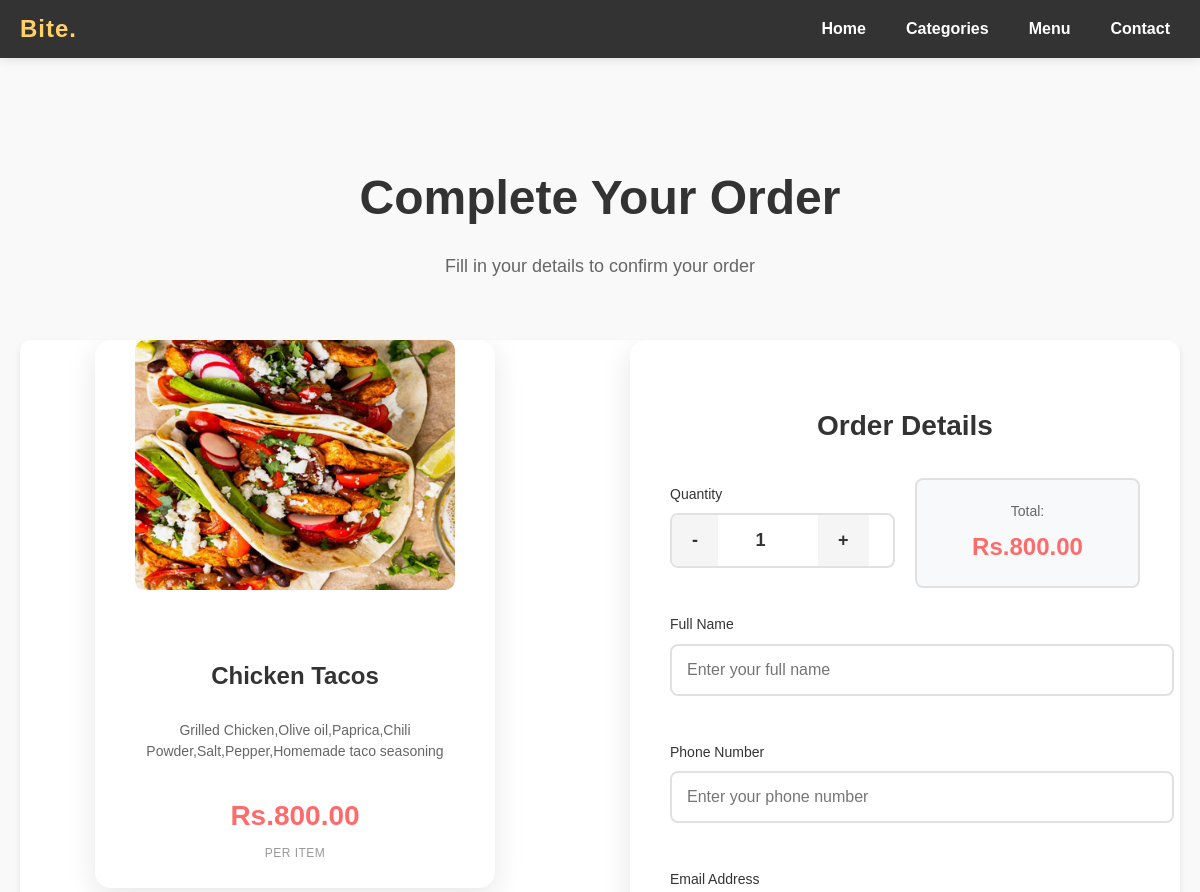
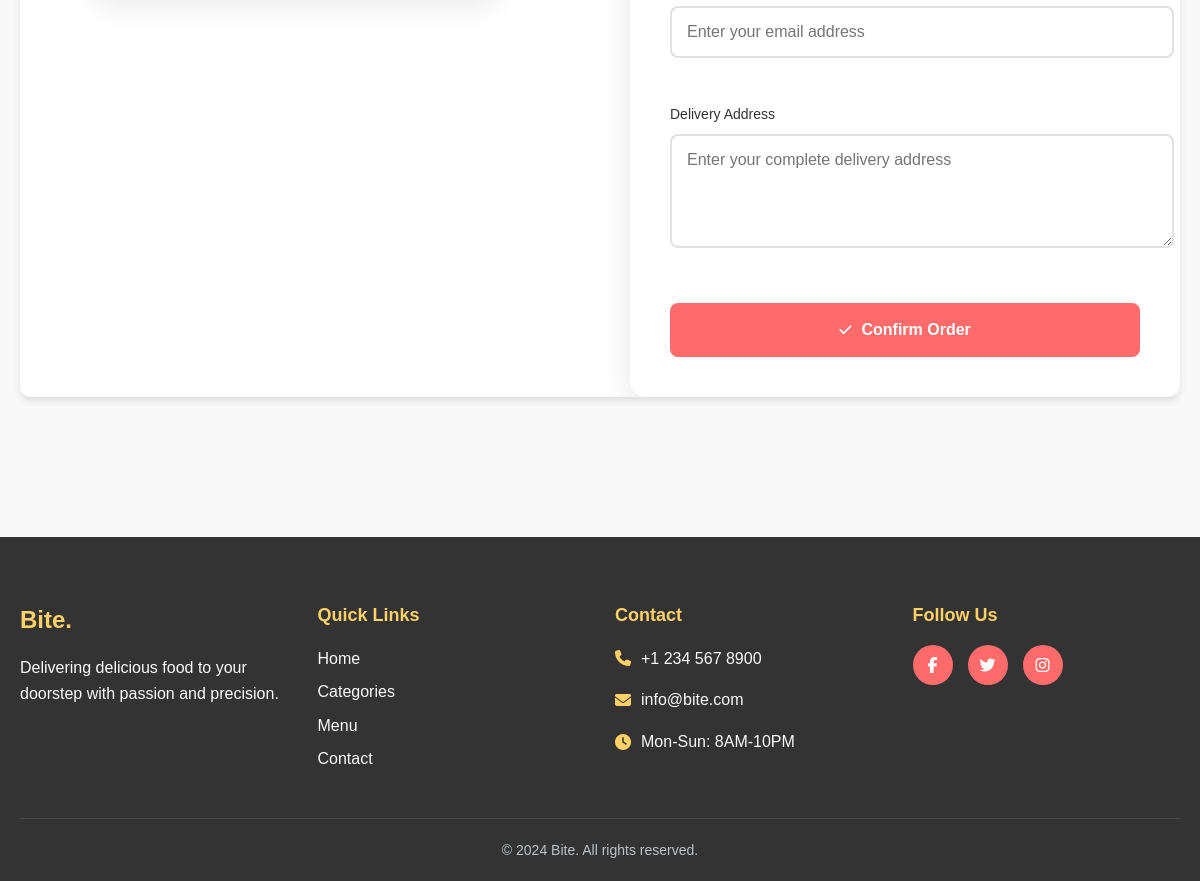
Screenshot of /order.php?food_id=10 with the database file from the repository (2 pictures, top to bottom).
### tables this page shows
CREATE TABLE `tbl_food` (
  `id` int(10) UNSIGNED NOT NULL,
  `title` varchar(100) NOT NULL,
  `description` text NOT NULL,
  `price` decimal(10,2) NOT NULL,
  `image_name` varchar(255) NOT NULL,
  `category_id` int(10) UNSIGNED NOT NULL,
  `featured` varchar(10) NOT NULL,
  `active` varchar(10) NOT NULL
);

### order.php (the view, shortened to what this page needs)
<?php
include('partials-front/menu.php');
if(isset($_GET['food_id'])) {
    $food_id = $_GET['food_id'];
    $sql = "SELECT * FROM tbl_food WHERE id=$food_id";
    $res = mysqli_query($conn, $sql);
    $count = mysqli_num_rows($res);
    if($count==1) {
        $row = mysqli_fetch_assoc($res);
        $title = $row['title'];
        $price = $row['price'];
        $image_name = $row['image_name'];
        $description = $row['description'];
    } else {
        header('location:'.SITEURL);
        exit();
    }
} else {
    header('location:'.SITEURL);
    exit();
}
?>
<header class="main-header">
    <div class="container header-container">
        <div class="logo-container">
            <h1 class="logo">Bite.</h1>
        </div>
        <nav>
            <ul>
                <li><a href="index.php">Home</a></li>
                <li><a href="categories.php">Categories</a></li>
                <li><a href="foods.php">Menu</a></li>
                <li><a href="contact.php">Contact</a></li>
            </ul>
        </nav>
    </div>
</header>
   <section class="order-section">
    <div class="container">
        <div class="order-header">
            <h1>Complete Your Order</h1>
            <p>Fill in your details to confirm your order</p>
        </div>
        <div class="order-container">
            <div class="food-preview fade-in">
                <div class="food-card">
                <?php
                if($image_name == "") {
                    echo "<div class='error'>Image not Available.</div>";
                } else {
                    ?>
                        <img src="<?php echo SITEURL; ?>images/food/<?php echo $image_name; ?>" alt="<?php echo $title; ?>" class="food-image">
                    <?php
                }
                ?>
                    <div class="food-info">
                        <h3><?php echo $title; ?></h3>
                        <p class="food-description"><?php echo $description; ?></p>
                        <div class="price-info">
                            <span class="price">Rs.<?php echo $price; ?></span>
                            <span class="per-item">per item</span>
                        </div>
                    </div>
                </div>
            </div>
            <div class="order-form-container fade-in">
                <div class="form-card">
                    <h2>Order Details</h2>
                    <form action="" method="POST" class="order-form" id="orderForm">
                        <div class="form-row">
                    <div class="form-group">
                        <label for="qty">Quantity</label>
                                <div class="quantity-input">
                                    <button type="button" class="qty-btn" onclick="decreaseQty()">-</button>
                                    <input type="number" id="qty" name="qty" value="1" min="1" max="10" required>
                                    <button type="button" class="qty-btn" onclick="increaseQty()">+</button>
                                </div>
                            </div>
                            <div class="total-display">
                                <span class="total-label">Total:</span>
                                <span class="total-amount">Rs.<span id="totalAmount"><?php echo $price; ?></span></span>
                            </div>
                    </div>
                    <div class="form-group">
                        <label for="full-name">Full Name</label>
                            <input type="text" id="full-name" name="full-name" placeholder="Enter your full name" required>
                    </div>
                    <div class="form-group">
                        <label for="contact">Phone Number</label>
                        <input type="tel" id="contact" name="contact" placeholder="Enter your phone number" required>
                    </div>
                    <div class="form-group">
                            <label for="email">Email Address</label>
                            <input type="email" id="email" name="email" placeholder="Enter your email address" required>
                    </div>
                    <div class="form-group">
                            <label for="address">Delivery Address</label>
                            <textarea id="address" name="address" rows="3" placeholder="Enter your complete delivery address" required></textarea>
                    </div>
                        <button type="submit" name="submit" class="submit-btn">
                            <i class="fas fa-check"></i>
                            <span>Confirm Order</span>
                        </button>
                </form>
                </div>
            </div>
        </div>
    </div>
</section>
<?php include('partials-front/footer.php'); ?>

### partials-front/css/styles.css (style rules this page uses)
body { font-family: "Poppins", sans-serif; line-height: 1.6; color: #333; margin: 0; padding: 0; background-color: #f9f9f9; }
.container { max-width: 1200px; margin: 0 auto; padding: 0 20px; }
.main-header { background-color: #333; padding: 10px 0; position: fixed; width: 100%; top: 0; z-index: 1000; box-shadow: 0 2px 10px rgba(0, 0, 0, 0.1); }
.header-container { display: flex; justify-content: space-between; align-items: center; }
.logo-container { display: flex; align-items: center; }
.logo { color: #ffd166; font-size: 24px; margin: 0; font-weight: 700; letter-spacing: 1px; }
nav ul { list-style-type: none; padding: 0; margin: 0; display: flex; }
nav ul li { margin-right: 20px; }
nav ul li:last-child { margin-right: 0; }
nav ul li a { color: white; text-decoration: none; font-weight: 600; transition: color 0.3s ease; font-size: 16px; padding: 5px 10px; border-radius: 5px; }
.food-description { padding: 0 12px 12px; font-size: 14px; color: #666; }
.food-info { padding: 20px; display: flex; flex-direction: column; align-items: center; text-align: center; flex-grow: 1; }
.food-description { font-size: 14px; color: #666; margin-bottom: 20px; line-height: 1.5; flex-grow: 1; }
.order-section { padding: 80px 0; background-color: #f9f9f9; }
.order-container { display: flex; background-color: #fff; border-radius: 10px; overflow: hidden; box-shadow: 0 4px 6px rgba(0, 0, 0, 0.1); }
.food-image { width: 100%; max-width: 320px; height: 220px; object-fit: cover; border-radius: 10px; display: block; margin: 0 auto 18px auto; background: #f9f9f9; }
.order-form .form-group { margin-bottom: 20px; }
.order-form label { display: block; margin-bottom: 5px; font-weight: 600; }
.order-form input, .order-form textarea { width: 100%; padding: 10px; border: 1px solid #ddd; border-radius: 5px; font-size: 16px; }
.order-form textarea { resize: vertical; }
.food-image { animation: slideInLeft 0.8s ease-out; }
.food-info { padding: 20px; }
.food-description { font-size: 14px; color: #666; margin-bottom: 15px; }
.food-info, .trending-item, .food-item { display: flex; flex-direction: column; align-items: center; }
.food-info { align-items: center; justify-content: center; text-align: center; }
.food-info, .food-item, .trending-item { display: flex; flex-direction: column; align-items: center; justify-content: center; text-align: center; }

### rows the page displays
tbl_food: image_name (picture), title "Chicken Tacos", description "Grilled Chicken,Olive oil,Paprica,Chili Powder,Salt,Pepper,Homemade taco seasoning", price "800.00"
